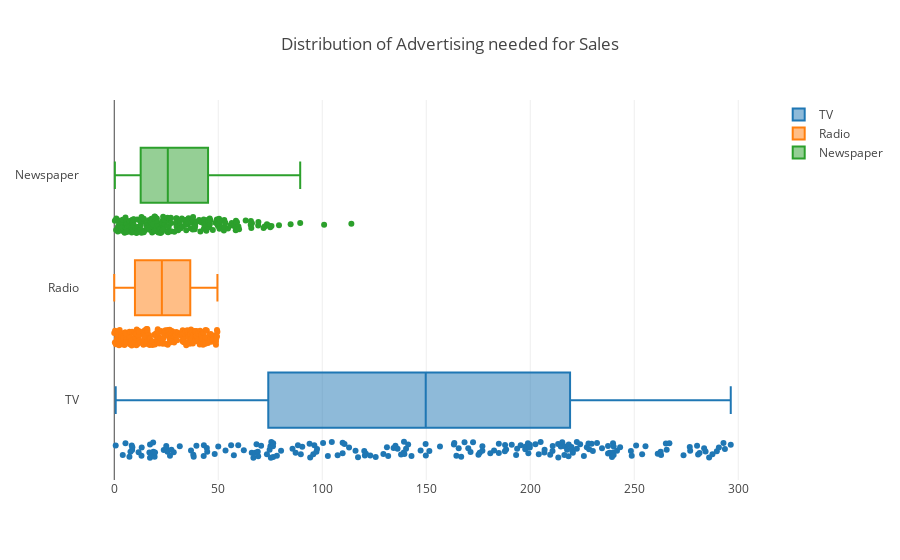

Source (notebook cell):
### Code cell
# fig, axs = plt.subplots(3, figsize = (3, 5))
# plt1 = sns.boxplot(advertising['TV'], ax = axs[0])
# plt2 = sns.boxplot(advertising['Newspaper'], axs[1])
trace0 = go.Box(
    x=advertising['TV'],
    name="TV",
    boxpoints='all',
    jitter=0.3,
    pointpos=-1.8
    
)
trace1 = go.Box(
    x=advertising['Radio'],
    name="Radio",
    boxpoints='all',
    jitter=0.3,
    pointpos=-1.8
)
trace2 = go.Box(
    x=advertising['Newspaper'],
    name="Newspaper",
    boxpoints='all',
    jitter=0.3,
    pointpos=-1.8
)

data = [trace0, trace1, trace2]
fig = go.Figure(data=data)
fig.layout.title = 'Distribution of Advertising needed for Sales'
iplot(fig)

### Figure 1 — Plotly figure (JSON) as saved in the notebook; plotly's stock layout.template omitted (floating-point values rounded to 4 significant figures; data arrays with more than 128 entries replaced by an {"elided": "..."} marker saying what was removed)
{"data": [{"boxpoints": "all", "jitter": 0.3, "name": "TV", "pointpos": -1.8, "type": "box", "uid": "f83f437e-ceb3-4658-899b-3476475277bb", "x": {"elided": "200 float values"}}, {"boxpoints": "all", "jitter": 0.3, "name": "Radio", "pointpos": -1.8, "type": "box", "uid": "66aaee56-3a24-490a-9fd8-f7346128d3ee", "x": {"elided": "200 float values"}}, {"boxpoints": "all", "jitter": 0.3, "name": "Newspaper", "pointpos": -1.8, "type": "box", "uid": "e17ebe6f-76cc-4baf-9e0e-d97c2a6d5b1e", "x": {"elided": "200 float values"}}], "layout": {"autosize": true, "title": {"text": "Distribution of Advertising needed for Sales"}, "xaxis": {"autorange": true, "range": [-16.47, 312.9], "type": "linear"}, "yaxis": {"autorange": true, "range": [-0.7217, 2.67], "type": "category"}}}
